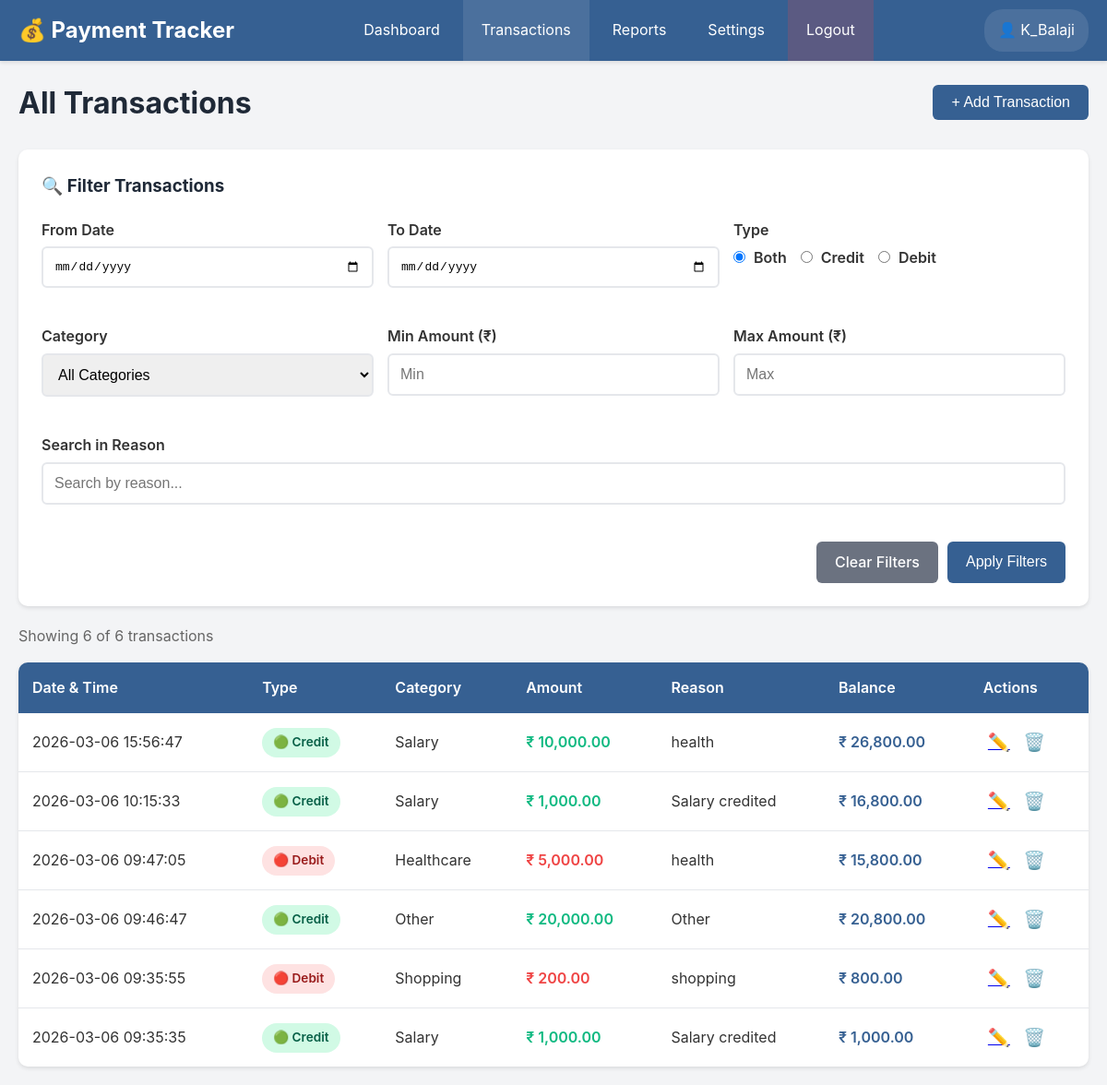
Page /transactions (signed in) on the earlier database version.
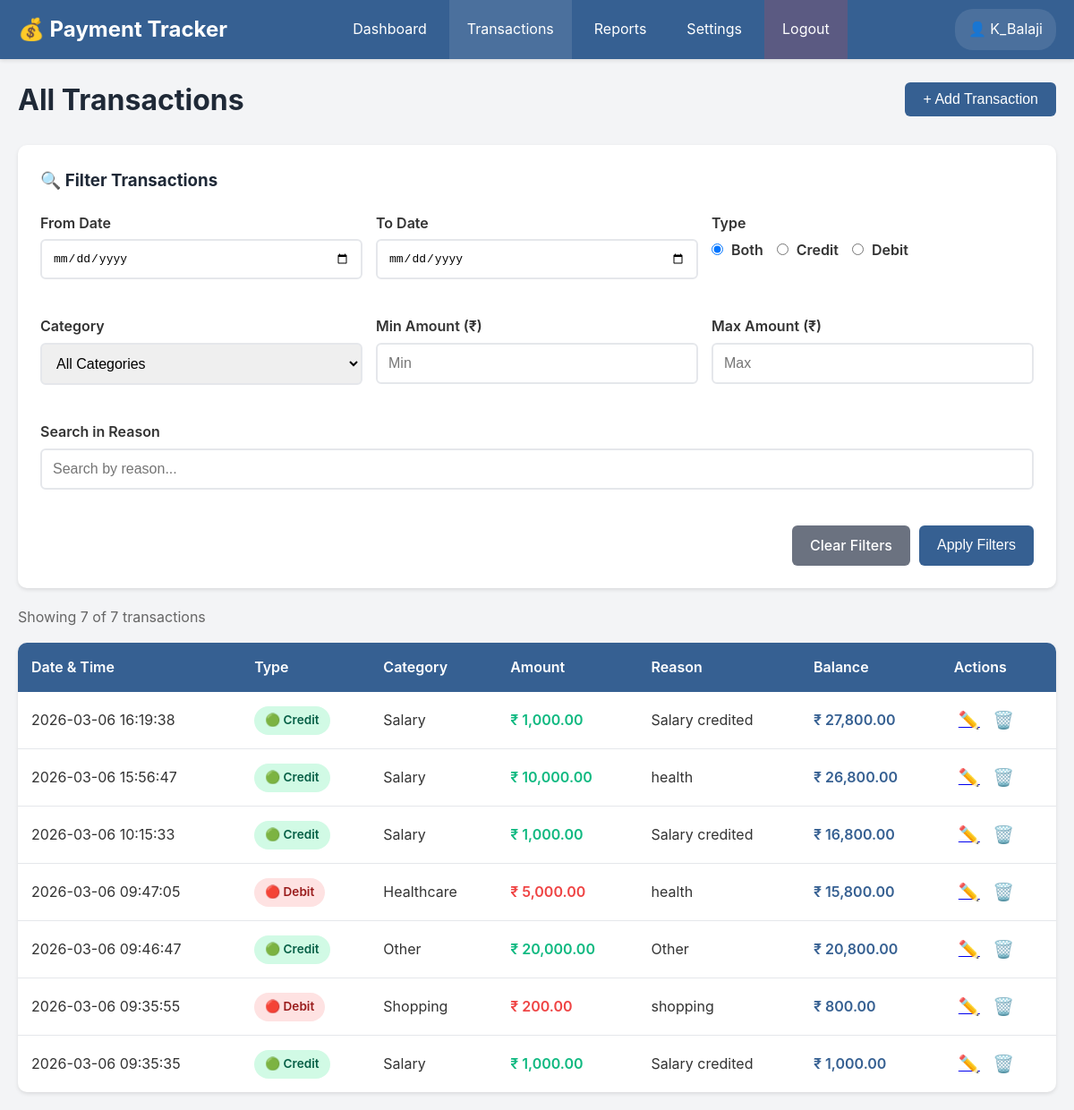
Same page on the later database version.
### tables this page shows
CREATE TABLE transactions (
            id INTEGER PRIMARY KEY AUTOINCREMENT,
            user_id INTEGER NOT NULL,
            type TEXT NOT NULL CHECK(type IN ('credit', 'debit')),
            amount REAL NOT NULL CHECK(amount > 0),
            category TEXT NOT NULL,
            reason TEXT,
            transaction_date DATETIME DEFAULT CURRENT_TIMESTAMP,
            balance_after REAL NOT NULL,
            FOREIGN KEY (user_id) REFERENCES users(id) ON DELETE CASCADE
        );

### app.py (the view)
@app.route('/transactions')
@login_required
def transactions_page():
    user_id = session['user_id']
    filters = {}
    trans_type = request.args.get('type', 'both')
    if trans_type != 'both':
        filters['type'] = trans_type
    category = request.args.get('category')
    if category:
        filters['category'] = category
    date_from = request.args.get('date_from')
    if date_from:
        filters['date_from'] = date_from
    date_to = request.args.get('date_to')
    if date_to:
        filters['date_to'] = date_to
    min_amount = request.args.get('min_amount')
    if min_amount:
        try:
            filters['min_amount'] = float(min_amount)
        except ValueError:
            pass
    max_amount = request.args.get('max_amount')
    if max_amount:
        try:
            filters['max_amount'] = float(max_amount)
        except ValueError:
            pass
    search = request.args.get('search')
    if search:
        filters['search'] = search
    page = request.args.get('page', 1, type=int)
    per_page = Config.TRANSACTIONS_PER_PAGE
    transactions = get_transactions(user_id, filters, page, per_page)
    total_count = get_transaction_count(user_id, filters)
    total_pages = (total_count + per_page - 1) // per_page
    default_categories = ['Food', 'Travel', 'Shopping', 'Bills', 'Salary',
                         'Entertainment', 'Healthcare', 'Education', 'Other']
    user_categories = get_all_categories(user_id)
    all_categories = sorted(set(default_categories + user_categories))
    return render_template('transactions.html',
                         transactions=transactions,
                         categories=all_categories,
                         page=page,
                         total_pages=total_pages,
                         total_count=total_count,
                         filters=request.args,
                         currency=Config.CURRENCY_SYMBOL)

### app.py (called while the page is built)
def login_required(f):
    @wraps(f)
    def decorated_function(*args, **kwargs):
        if 'user_id' not in session:
            flash('Please login to access this page', 'warning')
            return redirect(url_for('login'))
        return f(*args, **kwargs)
    return decorated_function

### utils/db_helper.py (called while the page is built, shortened)
def get_db_connection():
    conn = sqlite3.connect(DATABASE_PATH)
    conn.row_factory = sqlite3.Row
    return conn

def get_transactions(user_id: int, filters: Optional[Dict] = None,
                     page: int = 1, per_page: int = 20) -> List[Dict]:
    conn = get_db_connection()
    cursor = conn.cursor()
    query = 'SELECT * FROM transactions WHERE user_id = ?'
    params = [user_id]
    query += ' ORDER BY transaction_date DESC, id DESC'
    offset = (page - 1) * per_page
    query += f' LIMIT {per_page} OFFSET {offset}'
    cursor.execute(query, params)
    transactions = [dict(row) for row in cursor.fetchall()]
    conn.close()
    return transactions

### templates/transactions.html (shortened to what the changed rows need)
{% extends "base.html" %}
{% block content %}
<div class="transactions-container">
    <div class="page-header">
        <h1>All Transactions</h1>
    </div>
    <div class="results-summary">
        <p>Showing {{ transactions|length }} of {{ total_count }} transactions</p>
    </div>
    {% if transactions %}
    <div class="transaction-table-wrapper">
        <table class="transaction-table">
            <thead>
                <tr>
                    <th>Date & Time</th>
                    <th>Type</th>
                    <th>Category</th>
                    <th>Amount</th>
                    <th>Reason</th>
                    <th>Balance</th>
                    <th>Actions</th>
                </tr>
            </thead>
            <tbody>
                {% for trans in transactions %}
                <tr>
                    <td>{{ trans.transaction_date.split('.')[0] if '.' in trans.transaction_date else trans.transaction_date }}</td>
                    <td>
                        <span class="badge badge-{{ 'success' if trans.type == 'credit' else 'danger' }}">
                            {{ '🟢 Credit' if trans.type == 'credit' else '🔴 Debit' }}
                        </span>
                    </td>
                    <td>{{ trans.category }}</td>
                    <td class="amount-{{ trans.type }}">{{ currency }} {{ "{:,.2f}".format(trans.amount) }}</td>
                    <td class="reason-cell">{{ trans.reason or '-' }}</td>
                    <td class="balance-cell">{{ currency }} {{ "{:,.2f}".format(trans.balance_after) }}</td>
                    <td class="actions-cell">
                        <a href="{{ url_for('edit_transaction_route', id=trans.id) }}" class="btn-icon" title="Edit">✏️</a>
                        <form method="POST" action="{{ url_for('delete_transaction_route', id=trans.id) }}"
                              style="display: inline;" onsubmit="return confirm('Are you sure? This will recalculate your balance.');">
                            <button type="submit" class="btn-icon" title="Delete">🗑️</button>
                        </form>
                    </td>
                </tr>
                {% endfor %}
            </tbody>
        </table>
    </div>
    {% else %}
    <div class="empty-state">
        <p>No transactions found matching your filters.</p>
        <a href="{{ url_for('transactions_page') }}" class="btn btn-secondary">Clear Filters</a>
    </div>
    {% endif %}
</div>
{% endblock %}

Differences in the rows shown:
added transactions: type "🟢 Credit", currency "₹", amount "1,000.00", balance_after "27,800.00"
Other differences:
{{ transactions|length }}: "6" → "7"
{{ total_count }}: "6" → "7"
